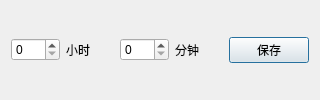
<?xml version="1.0" encoding="UTF-8"?>
<ui version="4.0">
 <class>Dialog_Sleep_Time</class>
 <widget class="QDialog" name="Dialog_Sleep_Time">
  <property name="geometry">
   <rect>
    <x>0</x>
    <y>0</y>
    <width>320</width>
    <height>100</height>
   </rect>
  </property>
  <property name="windowTitle">
   <string>Dialog</string>
  </property>
  <layout class="QHBoxLayout" name="horizontalLayout">
   <item>
    <widget class="QSpinBox" name="sbSleepHour"/>
   </item>
   <item>
    <widget class="QLabel" name="label">
     <property name="text">
      <string>小时</string>
     </property>
    </widget>
   </item>
   <item>
    <widget class="QSpinBox" name="sbSleepMinute"/>
   </item>
   <item>
    <widget class="QLabel" name="label_2">
     <property name="text">
      <string>分钟</string>
     </property>
    </widget>
   </item>
   <item>
    <widget class="QPushButton" name="btnSaveSleepTime">
     <property name="text">
      <string>保存</string>
     </property>
    </widget>
   </item>
  </layout>
 </widget>
 <resources/>
 <connections/>
</ui>
